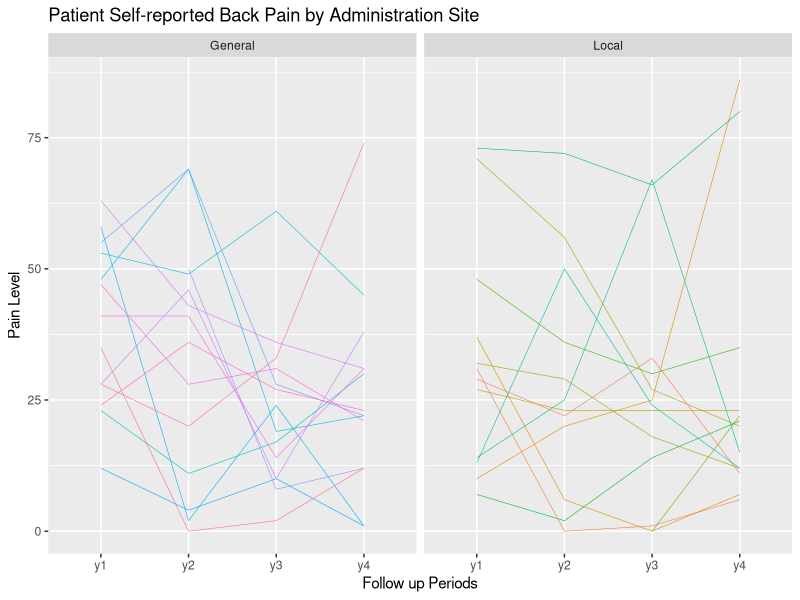
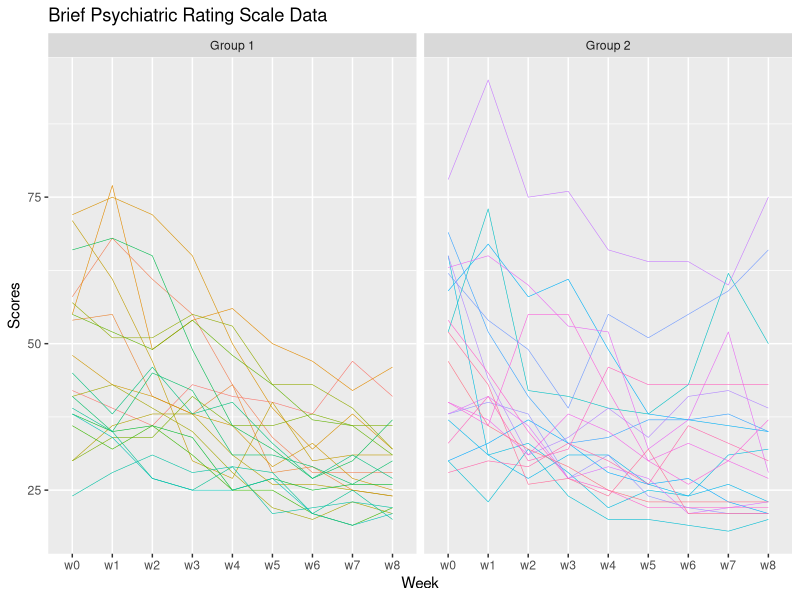
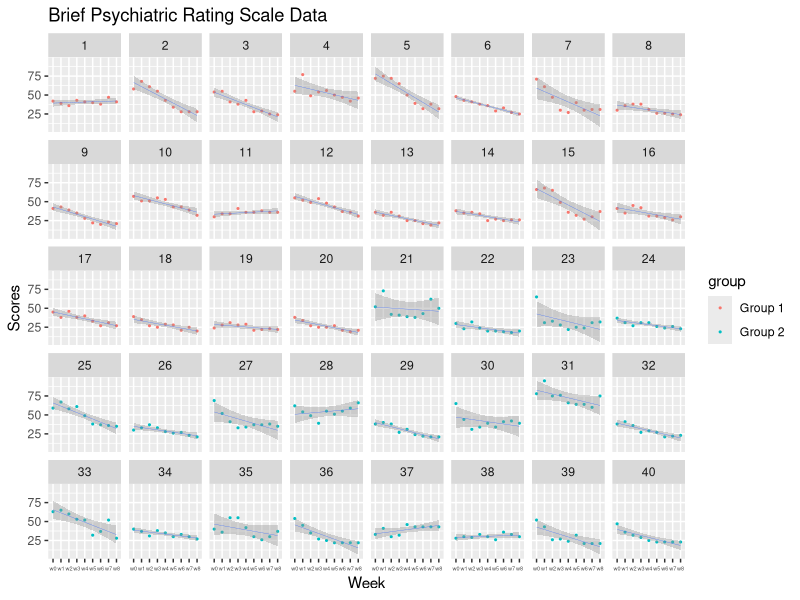

Here is the R script that generated these plots, in order:
## ---- chunk 1
library("dplyr")
library("tidyr")
library("ggplot2")
## ---- chunk 2
df_wide <- read.table("backpain.txt", 
                   header = TRUE,
                   na.strings = ".")
df_wide
## ---- chunk 3
df_long <- gather(data = df_wide ,
                         key = "period",
                         value = "pain",
                         3:6)

# change type of variables into factors
df_long  <- within(df_long, {
  id <- factor(id)
  period <- factor(period)
})

df_long
## ---- chunk 4
 ggplot(data = df_long, aes(x = period , y = pain, group = id)) +
  geom_line(aes(colour = id), size = 0.2) +
  facet_grid(. ~ site) + 
  xlab("Follow up Periods") +
  ylab("Pain Level") +
  ggtitle("Patient Self-reported Back Pain by Administration Site") +
  theme(legend.position = "none")
## ---- chunk 5
df_long_means <- df_long %>%
  group_by(site, id) %>%
  summarise(pain_avg = mean(pain,
                       na.rm = TRUE))
df_long_means 
## ---- chunk 6
t.test(pain_avg~site,
       data = df_long_means,
       var.equal = TRUE)
## ---- chunk 7
df_long_last <- df_long %>% filter(period == "y4")
df_long_last
## ---- chunk 8
t.test(pain ~ site, 
       data = df_long_last, 
       var.equal = TRUE)
## ---- chunk 9
BPRS_df_wide <- read.table("BPRS_data.txt", 
                   header = TRUE,
                   na.strings = ".")
BPRS_df_wide
## ---- chunk 10
BPRS_df_long <- gather(data = BPRS_df_wide ,
                         key = "week",
                         value = "score",
                         3:11)
# change type of variables into factors
BPRS_df_long  <- within(BPRS_df_long, {
  group <- factor(group, labels = c("Group 1", "Group 2"))
  id <- factor(id)
  week <- factor(week)
})
BPRS_df_long
## ---- chunk 11
ggplot(data = BPRS_df_long, aes(x = week , y = score, group = id)) +
  geom_line(aes(colour = id), size = 0.2) +
  facet_grid(  ~ group) + 
  xlab("Week") + 
  ylab("Scores") + 
  ggtitle("Brief Psychiatric Rating Scale Data")  +
  theme(legend.position = "none")
## ---- chunk 12
ggplot(data = BPRS_df_long, 
       aes(x = week , 
           y = score, 
           group = group)) +
  geom_point(aes(colour = group),
            size = 0.4) +
  geom_smooth(method = 'lm', size = 0.1) +
  facet_wrap(  ~ id, ncol = 8) + 
  xlab("Week") + 
  ylab("Scores") + 
  ggtitle("Brief Psychiatric Rating Scale Data")   +
  theme(axis.text.x = element_text(size = 4))
## ---- chunk 13
depression_df_wide <- read.table("depression.txt", 
                   header = TRUE,
                   na.strings = ".")
depression_df_wide
## ---- chunk 14
depression_df_long_months <- gather(data = depression_df_wide ,
                         key = "period",
                         value = "score",
                         5:8)
# change type of variables into factors
depression_df_long_months  <- within(depression_df_long_months, {
  group <- factor(group)
  id <- factor(id)
  period <- factor(period)
})
depression_df_long_months

## ---- chunk 15
fit1 <- aov( score ~ period*group + Error(id/period), 
             data = depression_df_long_months)
summary(fit1)
## ---- chunk 16
depression_df_long_baseline <- gather(data = depression_df_wide ,
                         key = "baseline",
                         value = "score",
                         3:4)
# change type of variables into factors
depression_df_long_baseline  <- within(depression_df_long_baseline, {
  group <- factor(group)
  id <- factor(id)
  baseline <- factor(baseline)
})
depression_df_long_baseline


## ---- chunk 17
fit2 <- aov( score ~ baseline*group + Error(id/baseline), 
             data = depression_df_long_baseline)
summary(fit2)
